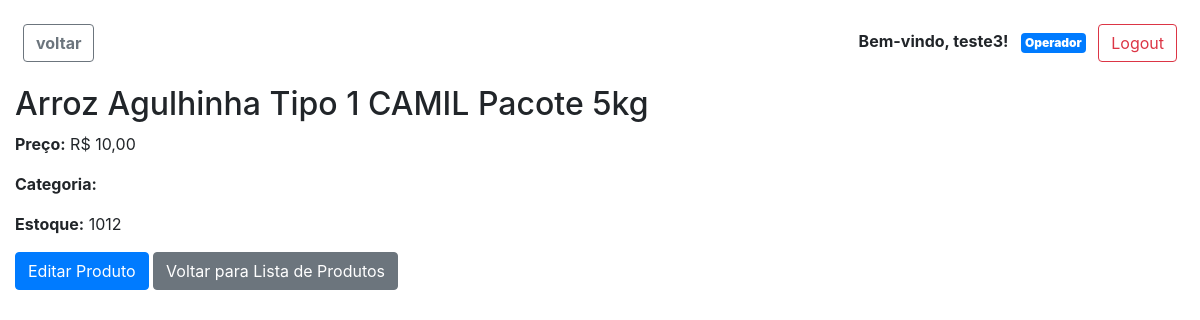
/produtos/2/ (signed in), run on an earlier commit of the app's database.
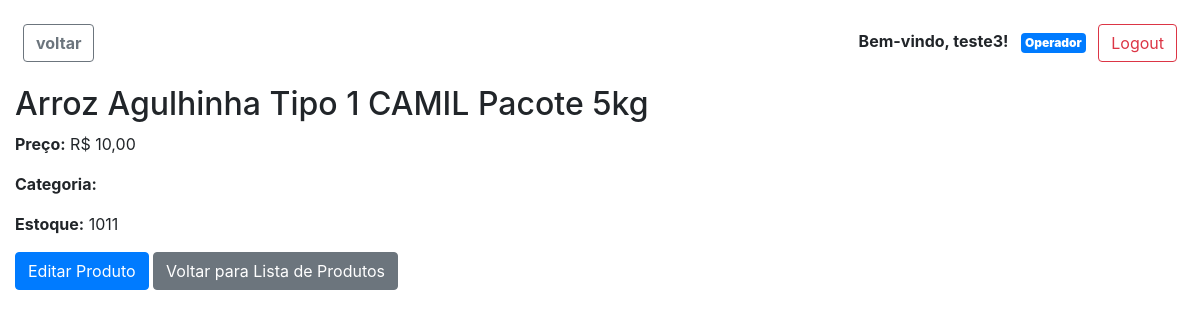
And on a later commit of the database.
### pdvweb/models.py (models this page shows, shortened)
class ProdutoBase(models.Model):
    codigo = models.CharField(max_length=10, unique=False, blank=True)
    nome = models.CharField(max_length=100, unique=True)
    descricao = models.TextField(blank=True, null=True)
    categoria = models.ForeignKey(
        Categoria, on_delete=models.SET_NULL, null=True, blank=True)
    class Meta:
        abstract = True

class ProdutoPorQuantidade(ProdutoBase):
    preco = models.DecimalField(
        max_digits=10, decimal_places=2, validators=[MinValueValidator(0)])
    estoque = models.PositiveIntegerField(default=0)
    data_criacao = models.DateTimeField(default=timezone.now)

### pdvweb/views.py (the view)
@login_required
def detalhar_produto(request, produto_codigo):
    produto_por_quantidade = ProdutoPorQuantidade.objects.filter(
        codigo=produto_codigo).first()
    produto_por_peso = ProdutoPorPeso.objects.filter(
        codigo=produto_codigo).first()
    if produto_por_quantidade:
        produto = produto_por_quantidade
    elif produto_por_peso:
        produto = produto_por_peso
    else:
        return HttpResponseNotFound("Produto não encontrado")
    context = {
        'produto': produto
    }
    return render(request, 'pdvweb/produto_detail.html', context)

### pdvweb/templates/pdvweb/produto_detail.html (shortened to what this page needs)
{% extends 'pdvweb/base.html' %}
{% block content %}
    <h2>{{ produto.nome }}</h2>
    {% if produto.preco %}
        <p><strong>Preço:</strong> R$ {{ produto.preco }}</p>
    {% elif produto.preco_por_kilo %}
        <p><strong>Preço:</strong> R$ {{ produto.preco_por_kilo }}</p>
    {% endif %}
    <p><strong>Categoria:</strong> {{ produto.categoria.nome }}</p>
    {% if produto.preco %}
        <p><strong>Estoque:</strong> {{ produto.estoque }}</p>
    {% elif produto.preco_por_kilo %}
        <p><strong>Estoque em quilos:</strong> {{ produto.estoque_em_kilos }}</p>
    {% endif %}
    <a href="{% url 'pdvweb:editar_produto' produto.codigo %}" class="btn btn-primary">Editar Produto</a>
    <a href="{% url 'pdvweb:listar_produtos' %}" class="btn btn-secondary">Voltar para Lista de Produtos</a>
{% endblock %}

What changed in the data, as far as the page shows it:
changed ProdutoPorQuantidade "Arroz Agulhinha Tipo 1 CAMIL Pacote 5kg": estoque "1012" → "1011"
